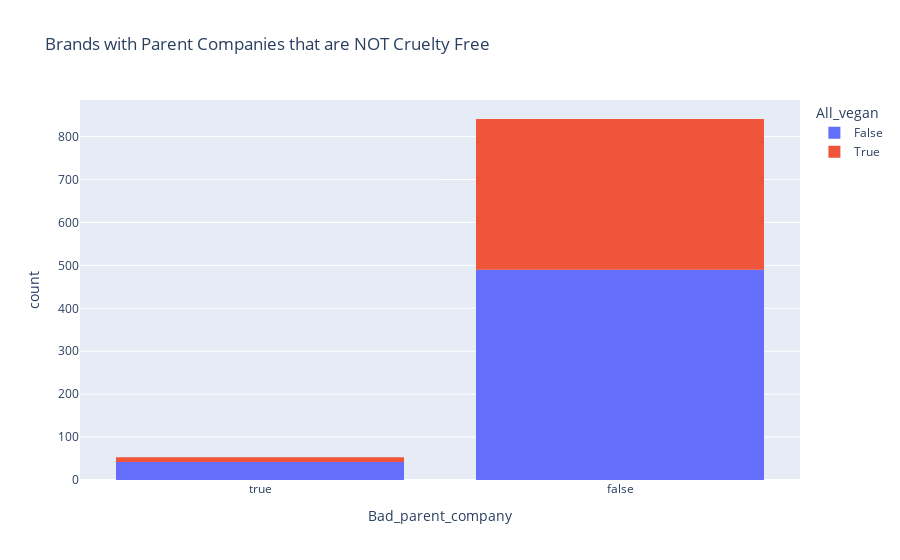

The code cell stored with this chart in its notebook:
### Markdown cell above
There sure are!  Let's graph this in two different ways.

### Code cell
fig = px.histogram(brand_df, x='Bad_parent_company', color='All_vegan', category_orders={'Bad_parent_company': [True, False]}, title='Brands with Parent Companies that are NOT Cruelty Free')
fig.show();

### Figure 1 — Plotly figure (JSON) as saved in the notebook; plotly's stock layout.template omitted (floating-point values rounded to 4 significant figures; data arrays with more than 128 entries replaced by an {"elided": "..."} marker saying what was removed)
{"data": [{"alignmentgroup": "True", "bingroup": "x", "hovertemplate": "All_vegan=False<br>Bad_parent_company=%{x}<br>count=%{y}<extra></extra>", "legendgroup": "False", "marker": {"color": "#636efa", "pattern": {"shape": ""}}, "name": "False", "offsetgroup": "False", "orientation": "v", "showlegend": true, "type": "histogram", "x": {"elided": "532 bool values"}, "xaxis": "x", "yaxis": "y"}, {"alignmentgroup": "True", "bingroup": "x", "hovertemplate": "All_vegan=True<br>Bad_parent_company=%{x}<br>count=%{y}<extra></extra>", "legendgroup": "True", "marker": {"color": "#EF553B", "pattern": {"shape": ""}}, "name": "True", "offsetgroup": "True", "orientation": "v", "showlegend": true, "type": "histogram", "x": {"elided": "362 bool values"}, "xaxis": "x", "yaxis": "y"}], "layout": {"barmode": "relative", "legend": {"title": {"text": "All_vegan"}, "tracegroupgap": 0}, "title": {"text": "Brands with Parent Companies that are NOT Cruelty Free"}, "xaxis": {"anchor": "y", "categoryarray": [true, false], "categoryorder": "array", "domain": [0, 1], "title": {"text": "Bad_parent_company"}}, "yaxis": {"anchor": "x", "domain": [0, 1], "title": {"text": "count"}}}}
